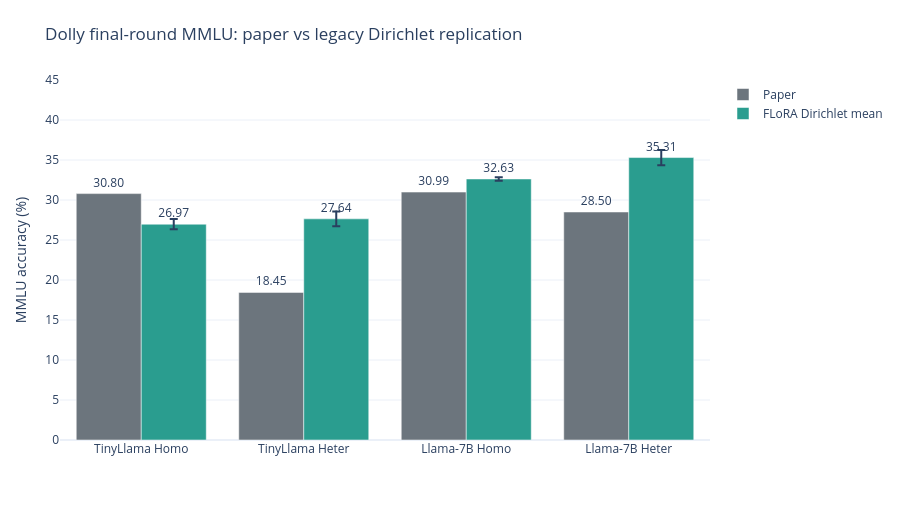

The code cell stored with this chart in its notebook:
### Markdown cell above
## Dolly Replication Baseline

This is the legacy Dolly split replication baseline with seeds 0, 1, and 2.

### Code cell
DOLLY_FOLDERS = {
    'tinyllama_homo': 'flora-tinyllama-homo-dolly',
    'tinyllama_heter': 'flora-tinyllama-heter-dolly',
    'llama_homo': 'flora-llama-homo-dolly',
    'llama_heter': 'flora-llama-heter-dolly',
}

PAPER_DOLLY = {
    'tinyllama_homo': 30.80,
    'tinyllama_heter': 18.45,
    'llama_homo': 30.99,
    'llama_heter': 28.50,
}

dolly_seed_results = load_multi_seed(DOLLY_FOLDERS)
dolly_stats, dolly_summary = final_seed_stats(dolly_seed_results)
dolly_summary['Paper'] = [PAPER_DOLLY[key] for key in EXP_KEYS]
dolly_summary['Delta mean - paper'] = [dolly_stats[key]['mean'] - PAPER_DOLLY[key] for key in EXP_KEYS]
display(dolly_summary.round(2))

dolly_bar = pd.DataFrame(
    [{'Experiment': LABELS[key], 'Series': 'Paper', 'Accuracy': PAPER_DOLLY[key], 'Std': np.nan} for key in EXP_KEYS]
    + [{'Experiment': LABELS[key], 'Series': 'FLoRA Dirichlet mean', 'Accuracy': dolly_stats[key]['mean'], 'Std': dolly_stats[key]['std']} for key in EXP_KEYS]
)
make_final_bar(dolly_bar, 'Dolly final-round MMLU: paper vs legacy Dirichlet replication', y_max=45)

### Figure 1 — Plotly figure (JSON) as saved in the notebook; plotly's stock layout.template omitted (floating-point values rounded to 4 significant figures)
{"data": [{"error_y": {"type": "data", "visible": false}, "marker": {"color": "#6C757D"}, "name": "Paper", "text": ["30.80", "18.45", "30.99", "28.50"], "textposition": "outside", "type": "bar", "x": ["TinyLlama Homo", "TinyLlama Heter", "Llama-7B Homo", "Llama-7B Heter"], "y": [30.8, 18.45, 30.99, 28.5]}, {"error_y": {"array": [0.6457, 0.923, 0.215, 0.9471], "type": "data", "visible": true}, "marker": {"color": "#2A9D8F"}, "name": "FLoRA Dirichlet mean", "text": ["26.97", "27.64", "32.63", "35.31"], "textposition": "outside", "type": "bar", "x": ["TinyLlama Homo", "TinyLlama Heter", "Llama-7B Homo", "Llama-7B Heter"], "y": [26.97, 27.64, 32.63, 35.31]}], "layout": {"barmode": "group", "height": 520, "legend": {"title": {"text": ""}}, "margin": {"b": 80, "l": 60, "r": 30, "t": 80}, "title": {"text": "Dolly final-round MMLU: paper vs legacy Dirichlet replication"}, "yaxis": {"range": [0, 45], "title": {"text": "MMLU accuracy (%)"}}}}
